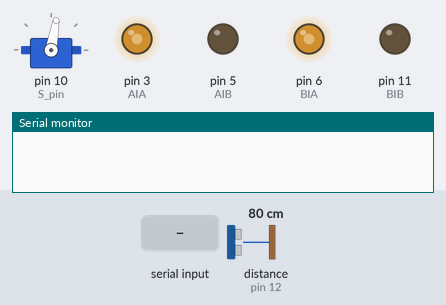
A sketch run on a simulated Arduino Uno, built with avr-gcc and run on an emulated ATmega328P. Parts: servo, output pins drawn as LEDs (lit = HIGH), the last lines printed to the serial monitor. Wiring (inferred from the names in the program): ultrasonic range finder: trigger pin 13; echo pin 12. The inputs (shaded band) are chosen by the test bench; at power-on: distance to the obstacle (sensor on pin 12) 80 cm. The echo pulse lasts 58.3 µs per cm; pins used as bus, display or sensor lines are not drawn.

Above: at 1.4 s.
1.5 s: distance to the obstacle (sensor on pin 12) set to 30 cm
3.7 s: distance to the obstacle (sensor on pin 12) set to 25 cm
At 7.0 s:
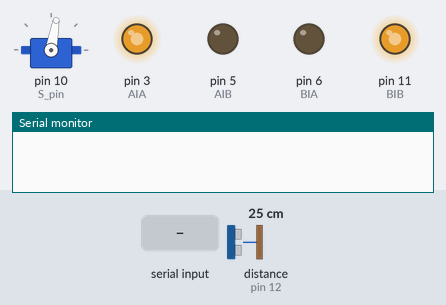
At 7.5 s:
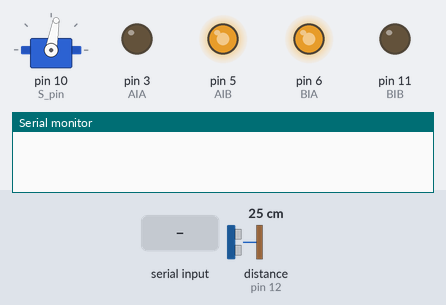
9.7 s: "0" received over the second serial link
At 10.3 s:
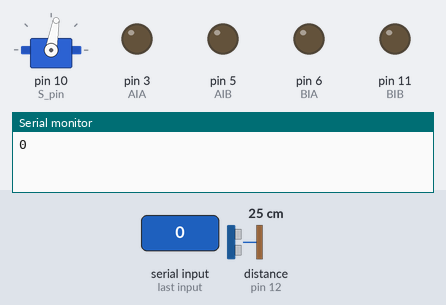
Timing chart, 0 to 12.2 s (numbered marks = the images above; inputs shaded):
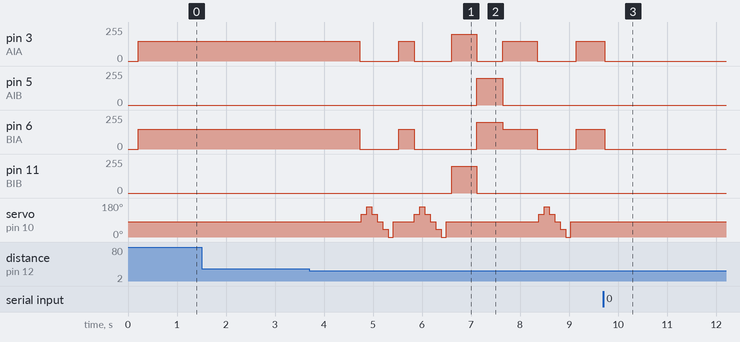

Measured:
- the behaviour switches between 28 and 27 cm on distance to the obstacle (sensor on pin 12) (found by bisection; images 0 and 1)
- after the input at 1.5 s, every drawn part: stays the same
- after the input at 3.7 s, pin 3 (AIA): 150/255 → 0/255 after 1.0 s, → 150/255 0.80 s later, → 0/255 0.32 s later, → 200/255 0.77 s later, … (8 changes in this stretch); pin 5 (AIB): 0/255 → 200/255 after 3.4 s, → 0/255 0.54 s later
- after the input at 9.7 s, servo on pin 10 (S_pin): stops changing and stays 80°

The sketch:

Ultra_Servo_Car.ino
```cpp
#include <Servo.h>
#include <SoftwareSerial.h>

Servo myServo;
SoftwareSerial BTSerial(7, 8);

const int AIA = 3; /* Motor A */
const int AIB = 5;
const int BIA = 6; /* Motor B */
const int BIB = 11;

const int trigPin = 13; /* Ultrasonic sensor */
const int echoPin = 12; /* Ultrasonic sensor */
int S_pin = 10;         /* Servo motor connected pin */

int F_Dist, L_Dist, R_Dist, L45_Dist, R45_Dist; /* Distance from car */

const int Dist_Min = 27;  /* Minimum distance F, L45, R45 */
const int LR_Dist_Min = 12; /* Minimum distance L, R */

int Max_speed1 = 150; /* forward speed */
int Max_speed2 = 200; /* turn speed */
int Dist; /* measured distance from Ultrasonic sensor */
int repeat = 0; /* checking obstacles 120 times while forwarding */
int compare = 0; /* compare sensors measurement 25 times: error elimination */
const int delay_t = 500; /* car turning delay time */
const int neck_t = 100; /* servo motor neck tunning delay time */

int doFree = 1;

void setup() {
  Serial.begin(9600);
  BTSerial.begin(9600);

  myServo.attach(S_pin);
  myServo.write(80);
  delay(neck_t);
  myServo.write(80);
  delay(neck_t);

  pinMode(AIA, OUTPUT);
  pinMode(AIB, OUTPUT);
  pinMode(BIA, OUTPUT);
  pinMode(BIB, OUTPUT);

  pinMode(trigPin, OUTPUT);
  pinMode(echoPin, INPUT);
  digitalWrite(trigPin, LOW);
}

void loop() {
  if (BTSerial.available()) {
    char value = BTSerial.read();
    Serial.println(value);
    if (value == '1') {
      doFree = 1;
    } else {
      doFree = 0;
      brake();
    }
  }
  if (doFree == 1) {
    forward();
    look_turn();

    Dist = U_Sonic(); /* Distance measure */
    BTSerial.print("On Loop Distance = ");
    BTSerial.println(round(Dist));

    if (Dist < Dist_Min) {
      compare++;
    }
    if (Dist > Dist_Min) {
      compare = 0;
    }
    if (compare > 25) {
      brake();
      look_brake();

      if ((L_Dist > R_Dist) && (L_Dist > F_Dist)) {
        left(delay_t);
      } else if ((R_Dist > L_Dist) && (R_Dist > F_Dist)) {
        right(delay_t);
      } else {
        compare=0;
      }
    }
  }
}

void forward() {
  BTSerial.println("Forward...");

  analogWrite(AIA, Max_speed1);
  analogWrite(AIB, 0);
  analogWrite(BIA, Max_speed1);
  analogWrite(BIB, 0);
}

void left(int t) {
  BTSerial.println("Left...");

  analogWrite(AIA, 0);
  analogWrite(AIB, Max_speed2);
  analogWrite(BIA, Max_speed2);
  analogWrite(BIB, 0);
  delay(t);
}

void right(int t) {
  BTSerial.println("Right...");

  analogWrite(AIA, Max_speed2);
  analogWrite(AIB, 0);
  analogWrite(BIA, 0);
  analogWrite(BIB, Max_speed2);
  delay(t);
}

void brake() {
  BTSerial.println("Brake...");

  analogWrite(AIA, 0);
  analogWrite(AIB, 0);
  analogWrite(BIA, 0);
  analogWrite(BIB, 0);
}

void look_turn() {
  repeat++;
  if (repeat > 120) {
    BTSerial.println("Look_Turn...");

    look_brake();
    if ((L_Dist < LR_Dist_Min) || (L45_Dist < Dist_Min)) {
      right(delay_t);
    }
    if ((R_Dist < LR_Dist_Min) || (R45_Dist < Dist_Min)) {
      left(delay_t);
    }
    repeat = 0;
  }
}

int U_Sonic() {
  long Dist_cm;
  digitalWrite(trigPin, LOW);
  delayMicroseconds(5);
  digitalWrite(trigPin, HIGH);
  delayMicroseconds(15);
  digitalWrite(trigPin, LOW);
  Dist_cm = pulseIn(echoPin, HIGH);
  Dist_cm = Dist_cm * 0.017; /* (0.034cm/us) / 2 */
  return round(Dist_cm);
}

void look_brake() {
  BTSerial.println("Look_Brake...");

  F_Dist = U_Sonic();
  if (F_Dist < Dist_Min) {
    brake();
  }
  myServo.write(120);
  delay(neck_t);
  L45_Dist = U_Sonic();
  if (L45_Dist < Dist_Min) {
    brake();
  }
  myServo.write(160);
  delay(neck_t);
  L_Dist = U_Sonic();
  if (L_Dist < LR_Dist_Min) {
    brake();
  }
  myServo.write(120);
  delay(neck_t);
  L45_Dist = U_Sonic();
  if (L45_Dist < Dist_Min) {
    brake();
  }
  myServo.write(80); /* front direction */
  delay(neck_t);
  F_Dist = U_Sonic();
  if (F_Dist < Dist_Min) {
    brake();
  }
  myServo.write(40);
  delay(neck_t);
  R45_Dist = U_Sonic();
  if (R45_Dist < Dist_Min) {
    brake();
  }
  myServo.write(0);
  delay(neck_t);
  R_Dist = U_Sonic();
  if (R_Dist < LR_Dist_Min) {
    brake();
  }
  myServo.write(80);
  delay(neck_t);
}
```
